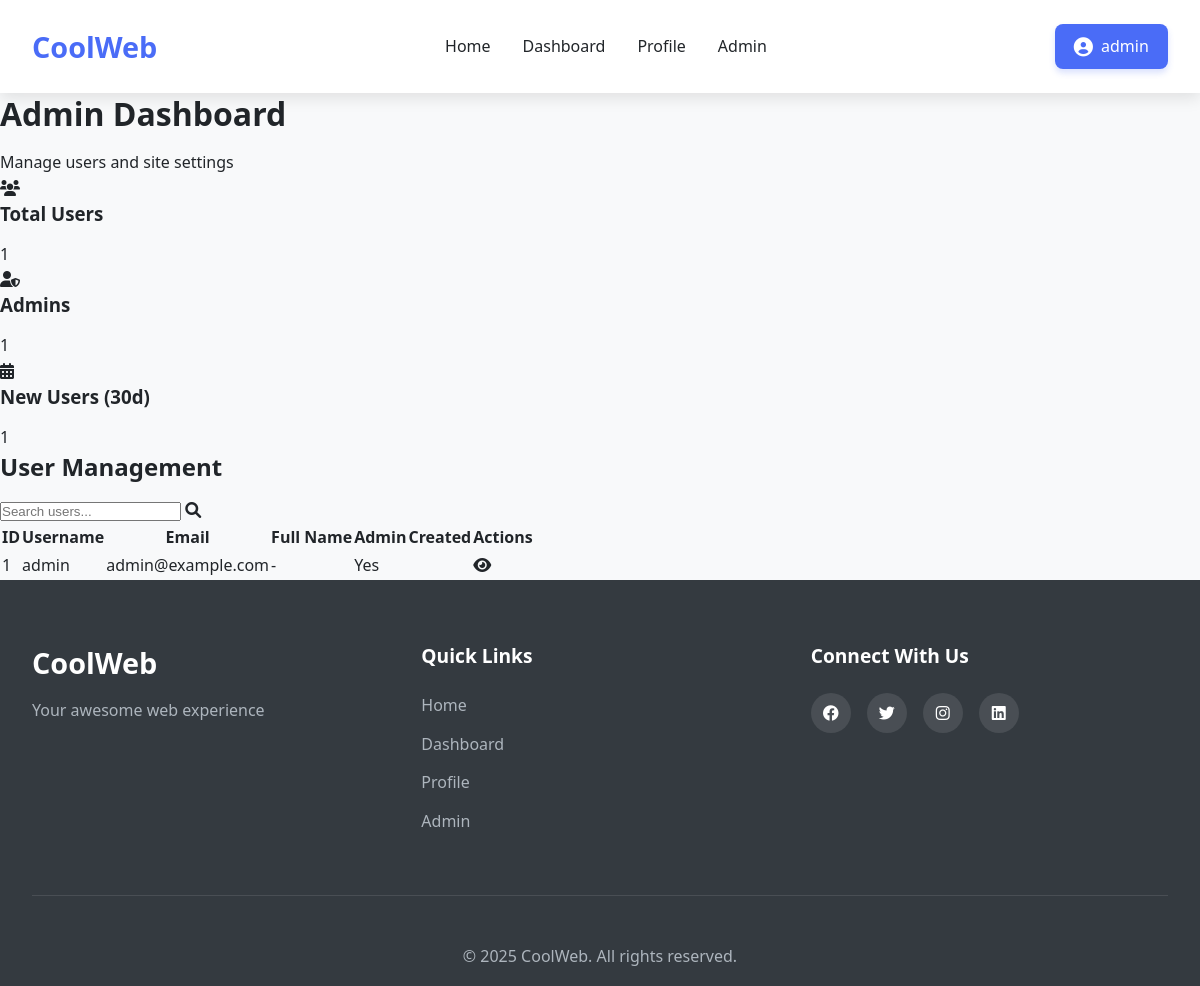
The page /admin (signed in) on the database its author committed.
### tables this page shows
CREATE TABLE users (
            id INTEGER PRIMARY KEY AUTOINCREMENT,
            username TEXT UNIQUE NOT NULL,
            email TEXT UNIQUE NOT NULL,
            password TEXT NOT NULL,
            full_name TEXT,
            bio TEXT,
            profile_pic TEXT,
            location TEXT,
            website TEXT,
            is_admin BOOLEAN DEFAULT 0,
            is_verified BOOLEAN DEFAULT 0,
            can_create_team BOOLEAN DEFAULT 1,
            is_banned BOOLEAN DEFAULT 0,
            tier TEXT,
            nethpot_tier TEXT,
            nethpot_notes TEXT,
            uhc_tier TEXT,
            uhc_notes TEXT,
            cpvp_tier TEXT,
            cpvp_notes TEXT,
            sword_tier TEXT,
            sword_notes TEXT,
            smp_tier TEXT,
            smp_notes TEXT,
            axe_tier TEXT,
            npot_tier TEXT,
            profile_music TEXT,
            created_at TIMESTAMP DEFAULT CURRENT_TIMESTAMP,
            updated_at TIMESTAMP DEFAULT CURRENT_TIMESTAMP,
            UNIQUE(username, email)
        );

### app.py (the view)
@app.route('/admin')
@admin_required
def admin_dashboard():
    users = get_all_users()
    return render_template('admin.html', users=users)

### app.py (called while the page is built)
def get_db():
    db = getattr(g, '_database', None)
    if db is None:
        db = g._database = sqlite3.connect(DB_PATH)
        db.row_factory = sqlite3.Row
    return db

def admin_required(f):
    @wraps(f)
    def decorated_function(*args, **kwargs):
        if 'user_id' not in session:
            flash('Please log in to access this page', 'error')
            return redirect(url_for('login'))
        conn = sqlite3.connect(DB_PATH)
        cursor = conn.cursor()
        cursor.execute('SELECT is_admin FROM users WHERE id = ?', (session['user_id'],))
        user = cursor.fetchone()
        conn.close()
        if not user or user[0] != 1:
            flash('You do not have permission to access this page', 'error')
            return redirect(url_for('index'))
        return f(*args, **kwargs)
    return decorated_function

def get_all_users():
    conn = sqlite3.connect(DB_PATH)
    conn.row_factory = sqlite3.Row
    cursor = conn.cursor()
    cursor.execute('''
        SELECT id, username, email, full_name, is_admin, profile_pic,
               tier, nethpot_tier, uhc_tier, cpvp_tier, sword_tier, smp_tier
        FROM users ORDER BY username
    ''')
    users = cursor.fetchall()
    conn.close()
    return users

def get_unread_mail_count(user_id):
    if not user_id:
        return 0
    try:
        conn = get_db()
        cursor = conn.cursor()
        cursor.execute("SELECT COUNT(*) FROM mail WHERE recipient_id = ? AND is_read = 0", (user_id,))
        count = cursor.fetchone()[0]
        return count
    except Exception as e:
        print(f"Error getting unread mail count: {str(e)}")
        return 0

@app.context_processor
def inject_unread_mail_count():
    if 'user_id' in session:
        return {'unread_mail_count': get_unread_mail_count(session.get('user_id'))}
    return {'unread_mail_count': 0}

### templates/admin.html (shortened to what this page needs)
<!DOCTYPE html>
<html lang="en">
<head>
    <link rel="stylesheet" href="{{ url_for('static', filename='css/style.css') }}">
    <link rel="stylesheet" href="{{ url_for('static', filename='css/admin.css') }}">
    <link rel="stylesheet" href="https://cdnjs.cloudflare.com/ajax/libs/font-awesome/6.0.0/css/all.min.css">
</head>
<body>
    <header>
        <div class="logo">
            <h1>CoolWeb</h1>
        </div>
        <nav>
            <ul>
                <li><a href="{{ url_for('index') }}">Home</a></li>
                <li><a href="{{ url_for('dashboard') }}">Dashboard</a></li>
                <li><a href="{{ url_for('profile') }}">Profile</a></li>
                <li><a href="{{ url_for('admin_dashboard') }}" class="active">Admin</a></li>
            </ul>
        </nav>
        <div class="auth-buttons">
            <div class="user-profile">
                <a href="{{ url_for('profile') }}" class="profile-btn">
                    <i class="fas fa-user-circle"></i>
                    <span>{{ session.get('username') }}</span>
                </a>
            </div>
        </div>
    </header>
    <main class="admin-main">
        <div class="admin-container">
            <div class="admin-header">
                <h1>Admin Dashboard</h1>
                <p>Manage users and site settings</p>
            </div>
            <div class="admin-stats">
                <div class="stat-card">
                    <div class="stat-icon">
                        <i class="fas fa-users"></i>
                    </div>
                    <div class="stat-info">
                        <h3>Total Users</h3>
                        <p class="stat-value">{{ users|length }}</p>
                    </div>
                </div>
                <div class="stat-card">
                    <div class="stat-icon">
                        <i class="fas fa-user-shield"></i>
                    </div>
                    <div class="stat-info">
                        <h3>Admins</h3>
                        <p class="stat-value">{{ users|selectattr('is_admin', 'eq', 1)|list|length }}</p>
                    </div>
                </div>
                <div class="stat-card">
                    <div class="stat-icon">
                        <i class="fas fa-calendar-alt"></i>
                    </div>
                    <div class="stat-info">
                        <h3>New Users (30d)</h3>
                        <p class="stat-value">{{ users|length }}</p>
                    </div>
                </div>
            </div>
            <div class="admin-content">
                <div class="admin-section">
                    <div class="section-header">
                        <h2>User Management</h2>
                        <div class="section-actions">
                            <div class="search-box">
                                <input type="text" id="user-search" placeholder="Search users...">
                                <i class="fas fa-search"></i>
                            </div>
                        </div>
                    </div>
                    <div class="users-table-container">
                        <table class="users-table">
                            <thead>
                                <tr>
                                    <th>ID</th>
                                    <th>Username</th>
                                    <th>Email</th>
                                    <th>Full Name</th>
                                    <th>Admin</th>
                                    <th>Created</th>
                                    <th>Actions</th>
                                </tr>
                            </thead>
                            <tbody>
                                {% for user in users %}
                                <tr>
                                    <td>{{ user.id }}</td>
                                    <td>{{ user.username }}</td>
                                    <td>{{ user.email }}</td>
                                    <td>{{ user.full_name if user.full_name else '-' }}</td>
                                    <td>
                                        {% if user.is_admin %}
                                        <span class="badge admin">Yes</span>
                                        {% else %}
                                        <span class="badge">No</span>
                                        {% endif %}
                                    </td>
                                    <td>{{ user.created_at }}</td>
                                    <td class="actions">
                                        <a href="{{ url_for('admin_view_user', user_id=user.id) }}" class="action-btn view-btn" title="View User">
                                            <i class="fas fa-eye"></i>
                                        </a>
                                    </td>
                                </tr>
                                {% endfor %}
                            </tbody>
                        </table>
                    </div>
                </div>
            </div>
        </div>
    </main>
    <footer>
        <div class="footer-content">
            <div class="footer-logo">
                <h2>CoolWeb</h2>
                <p>Your awesome web experience</p>
            </div>
            <div class="footer-links">
                <h3>Quick Links</h3>
                <ul>
                    <li><a href="{{ url_for('index') }}">Home</a></li>
                    <li><a href="{{ url_for('dashboard') }}">Dashboard</a></li>
                    <li><a href="{{ url_for('profile') }}">Profile</a></li>
                    <li><a href="{{ url_for('admin_dashboard') }}">Admin</a></li>
                </ul>
            </div>
            <div class="footer-social">
                <h3>Connect With Us</h3>
                <div class="social-icons">
                    <a href="#"><i class="fab fa-facebook"></i></a>
                    <a href="#"><i class="fab fa-twitter"></i></a>
                    <a href="#"><i class="fab fa-instagram"></i></a>
                    <a href="#"><i class="fab fa-linkedin"></i></a>
                </div>
            </div>
        </div>
        <div class="footer-bottom">
            <p>&copy; 2025 CoolWeb. All rights reserved.</p>
        </div>
    </footer>
</body>
</html>

### static/css/style.css (style rules this page uses)
:root { --primary-color: #4a6cf7; --secondary-color: #6c757d; --accent-color: #ff6b6b; --background-color: #f8f9fa; --text-color: #212529; --light-color: #ffffff; --dark-color: #343a40; --transition: all 0.3s ease; --border-radius: 8px; --box-shadow: 0 5px 15px rgba(0, 0, 0, 0.1); --minecraft-green: #5bac1f; --minecraft-dark-green: #3b8526; --minecraft-brown: #825432; --minecraft-dark-brown: #5c3c24; --minecraft-gray: #828282; --minecraft-dark-gray: #333333; --minecraft-black: #191919; --minecraft-dirt: #9e7c5a; --minecraft-stone: #7c7c7c; --minecraft-grass: #7fb238; }
* { margin: 0; padding: 0; box-sizing: border-box; }
html { scroll-behavior: smooth; }
body { font-family: 'Segoe UI', Tahoma, Geneva, Verdana, sans-serif; line-height: 1.6; color: var(--text-color); background-color: var(--background-color); overflow-x: hidden; }
a { text-decoration: none; color: inherit; }
ul { list-style: none; }
h1, h2, h3, h4, h5, h6 { margin-bottom: 1rem; line-height: 1.3; }
header { display: flex; justify-content: space-between; align-items: center; padding: 1.5rem 2rem; background-color: var(--light-color); box-shadow: var(--box-shadow); position: sticky; top: 0; z-index: 100; }
.logo h1 { font-size: 1.8rem; font-weight: 700; color: var(--primary-color); margin: 0; }
nav ul { display: flex; gap: 2rem; }
nav ul li a { font-weight: 500; transition: var(--transition); position: relative; }
nav ul li a::after { content: ''; position: absolute; bottom: -5px; left: 0; width: 0; height: 2px; background-color: var(--primary-color); transition: var(--transition); }
.auth-buttons { display: flex; gap: 1rem; }
.user-profile { position: relative; }
.profile-btn { display: flex; align-items: center; gap: 0.5rem; padding: 0.6rem 1.2rem; background-color: var(--primary-color); color: var(--light-color); border-radius: var(--border-radius); font-weight: 500; transition: var(--transition); box-shadow: 0 4px 6px rgba(74, 108, 247, 0.2); }
.profile-btn i { font-size: 1.2rem; }
footer { background-color: var(--dark-color); color: var(--light-color); padding: 4rem 2rem 1rem; }
.footer-content { display: grid; grid-template-columns: repeat(auto-fit, minmax(250px, 1fr)); gap: 2rem; max-width: 1200px; margin: 0 auto; }
.footer-logo h2 { color: var(--light-color); font-size: 1.8rem; margin-bottom: 1rem; }
.footer-logo p { color: #adb5bd; }
.footer-links h3, .footer-social h3 { font-size: 1.2rem; margin-bottom: 1.5rem; color: var(--light-color); }
.footer-links ul li { margin-bottom: 0.8rem; }
.footer-links ul li a { color: #adb5bd; transition: var(--transition); }
.social-icons { display: flex; gap: 1rem; }
.social-icons a { display: flex; align-items: center; justify-content: center; width: 40px; height: 40px; background-color: rgba(255, 255, 255, 0.1); border-radius: 50%; transition: var(--transition); }
.footer-bottom { text-align: center; padding-top: 3rem; margin-top: 3rem; border-top: 1px solid rgba(255, 255, 255, 0.1); }
.footer-bottom p { color: #adb5bd; }

### rows shown on the page
users: get "admin", id "1", username "admin", email "admin@example.com", full_name "-", is_admin "Yes"

### other values the page prints
{{ users|length }} "1"
{{ users|selectattr('is_admin', 'eq', 1)|list|length }} "1"
